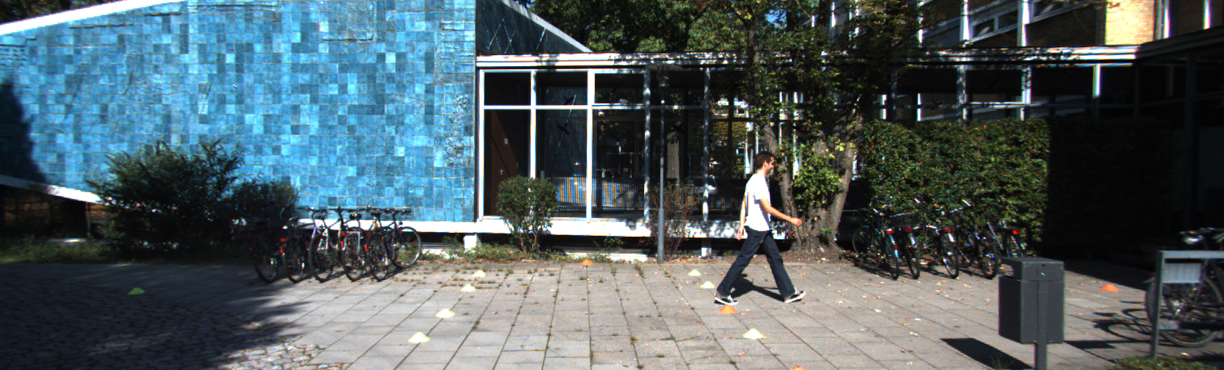
#> input picture dados/frontal_kitti.png, 1224 x 370 px; its folder holds only this picture in this run
$ python ex1a_clahe.py
#> lines starting #> are read from the running program, lines starting #| are printed output that depends on the picture
from pathlib import Path
import argparse
import cv2
import numpy as np
import matplotlib.pyplot as plt

RAIZ = Path(__file__).resolve().parent
SAIDA = RAIZ / "saida"
SAIDA.mkdir(exist_ok=True)

ap = argparse.ArgumentParser()
ap.add_argument("--imagem", default=str(RAIZ.parent / "dados" / "frontal_kitti.png"))
caminho = Path(ap.parse_args().imagem)

# imdecode + fromfile: funciona no Windows com acentos no caminho.
img = cv2.imdecode(np.fromfile(str(caminho), np.uint8), cv2.IMREAD_COLOR)
#> img is the input picture: shape (370, 1224, 3); mean B, G, R 98.4, 93.8, 79.3
if img is None:
    raise FileNotFoundError(caminho)

# 1) Metadados
h, w = img.shape[:2]
#> h = 370; w = 1224
print("Resolução (L x A):", w, "x", h)
#| Resolução (L x A): 1224 x 370
print("dtype:", img.dtype)
#| dtype: uint8
print("Canais:", img.shape[2] if img.ndim == 3 else 1)
#| Canais: 3
print("Tamanho em bytes (pixels na memória):", img.nbytes)
#| Tamanho em bytes (pixels na memória): 1358640
print("Tamanho em bytes (arquivo):", caminho.stat().st_size)

# 2) Brilho médio por quadrante (média do canal cinza, 0-255)
cinza = cv2.cvtColor(img, cv2.COLOR_BGR2GRAY)
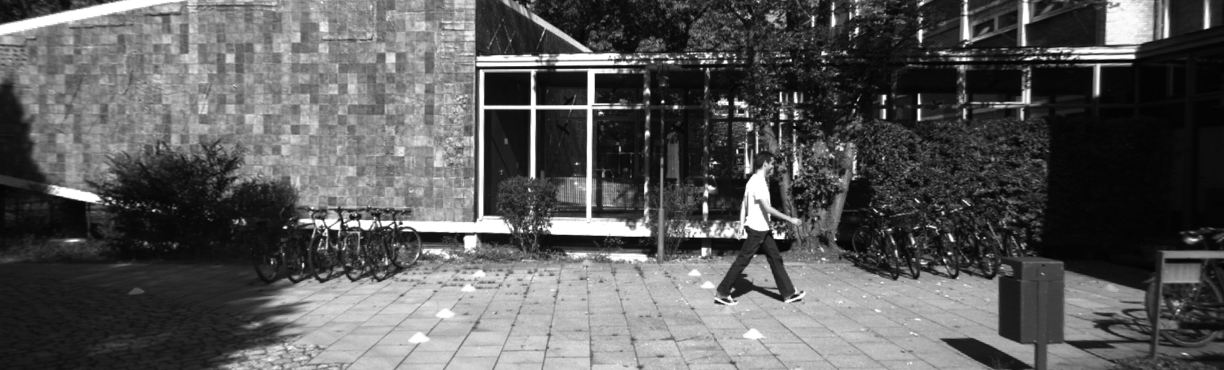
#> cinza: shape (370, 1224); min 2, max 255, mean 90
my, mx = h // 2, w // 2
#> my = 185; mx = 612
quadrantes = {"superior_esquerdo": cinza[:my, :mx], "superior_direito": cinza[:my, mx:],
              "inferior_esquerdo": cinza[my:, :mx], "inferior_direito": cinza[my:, mx:]}
for nome, q in quadrantes.items():
    print(f"Brilho médio {nome}: {q.mean():.2f}")
#> this loop made 4 passes
#> nome on passes 1 to 4: 'superior_esquerdo', 'superior_direito', 'inferior_esquerdo', 'inferior_direito'
#| Brilho médio superior_esquerdo: 119.03
#| Brilho médio superior_direito: 44.88
#| Brilho médio inferior_esquerdo: 97.59
#| Brilho médio inferior_direito: 98.55

# 3) CLAHE: equalização adaptativa por blocos 8x8 com limite de contraste 2.0
clahe = cv2.createCLAHE(clipLimit=2.0, tileGridSize=(8, 8))
eq = clahe.apply(cinza)
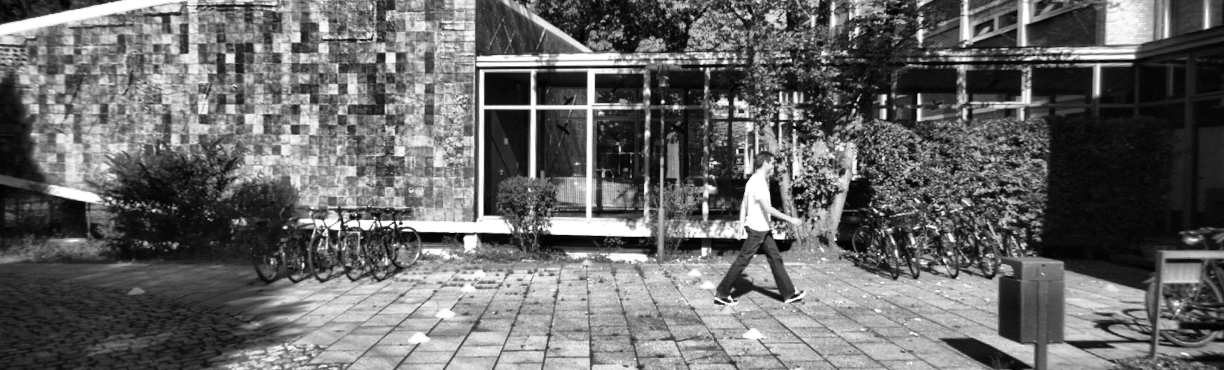
#> eq: shape (370, 1224); min 0, max 255, mean 104.2

# COMENTÁRIO TÉCNICO - iluminação x percepção:
# Sombras (árvores, viadutos, túneis) reduzem o contraste faixa/asfalto e
# obstáculo/fundo; limiares fixos e detectores de borda passam a falhar.
# Ofuscamento (sol baixo, faróis) satura pixels em 255 e apaga detalhes,
# podendo esconder faixas e pedestres. A diferença de brilho entre quadrantes
# (ex.: um lado em sombra e o outro iluminado) mostra que uma correção global não
# basta: o CLAHE equaliza localmente, recupera contraste nas sombras, e o
# clipLimit evita amplificar demais o ruído (que ainda pode aumentar).

# 4) Histogramas antes/depois no mesmo gráfico
fig, ax = plt.subplots(figsize=(8, 4))
ax.plot(np.bincount(cinza.ravel(), minlength=256) / cinza.size, label="Antes")
ax.plot(np.bincount(eq.ravel(), minlength=256) / eq.size, label="Após CLAHE")
ax.set(title="Histograma antes x depois do CLAHE", xlabel="Intensidade (0-255)",
       ylabel="Frequência relativa", xlim=(0, 255))
ax.legend(); ax.grid(alpha=.3); fig.tight_layout()
fig.savefig(SAIDA / "histogramas.png", dpi=120)
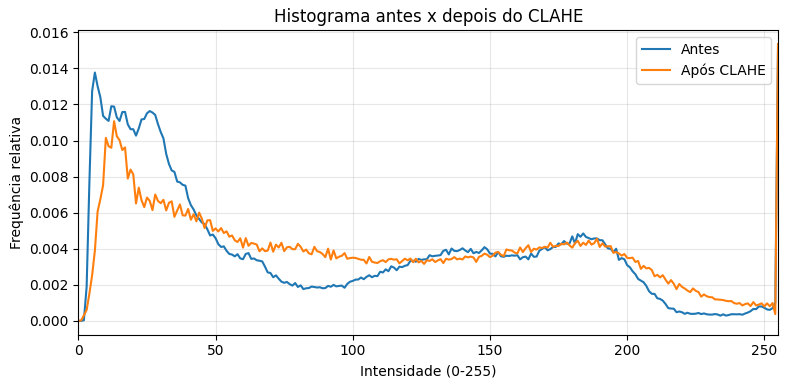
#> figure drawn by matplotlib, 1 panel; curve peaks at x = 255, y = 0.0153; curve peaks at x = 255, y = 0.0153

# 5) Original e equalizada lado a lado
fig2, axs = plt.subplots(1, 2, figsize=(12, 4))
for a, im, t in zip(axs, [cinza, eq], ["Original (cinza)", "Após CLAHE"]):
    a.imshow(im, cmap="gray", vmin=0, vmax=255); a.set_title(t); a.axis("off")
#> this loop made 2 passes
fig2.tight_layout()
fig2.savefig(SAIDA / "original_x_clahe.png", dpi=120)
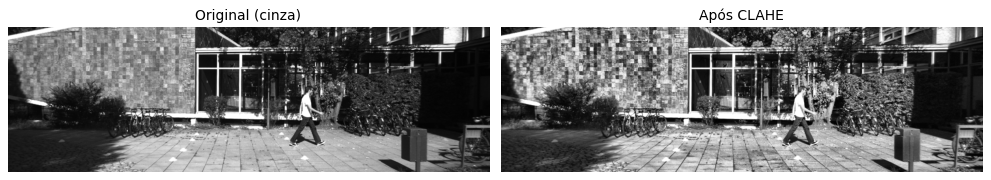
#> figure drawn by matplotlib, 2 panels

print("Figuras salvas em:", SAIDA)
plt.show()
